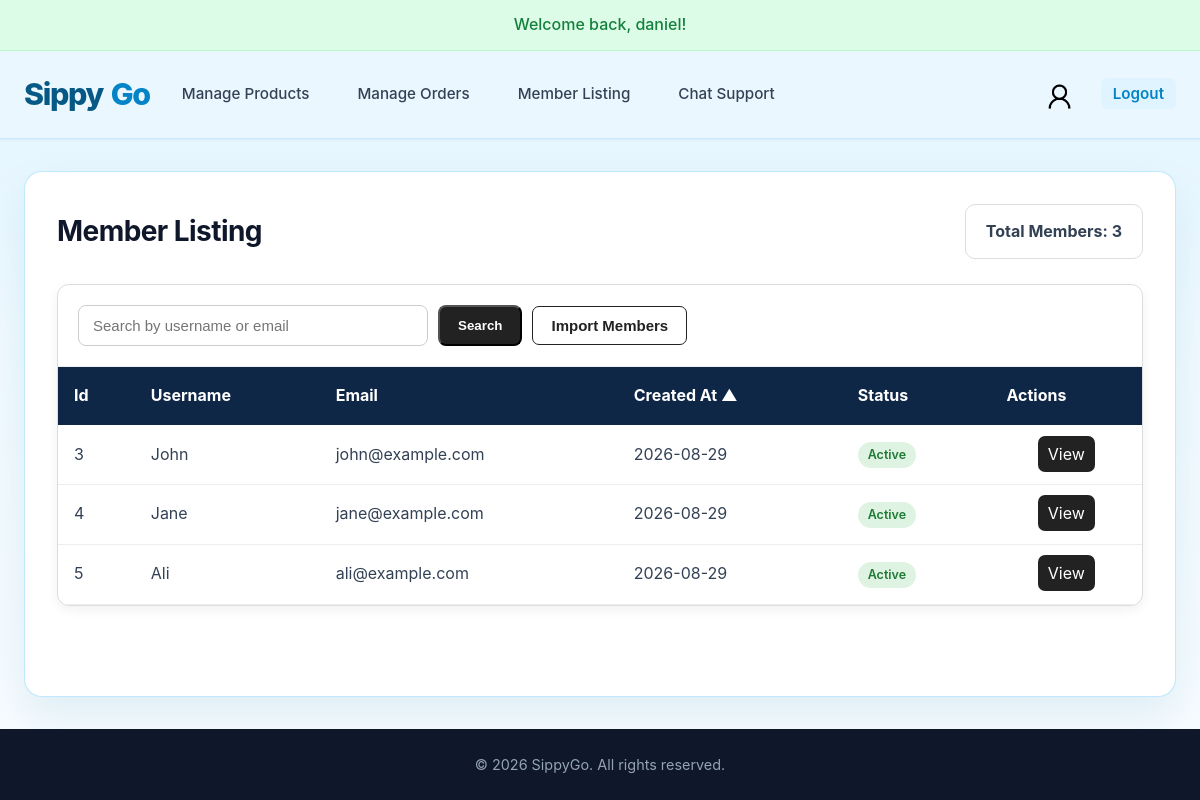
Page /pages/admin/member_listing.php (signed in) on the committed database.
### tables this page shows
CREATE TABLE `users` (
  `user_id` INT(11) NOT NULL AUTO_INCREMENT,
  `username` VARCHAR(50) NOT NULL UNIQUE,
  `email` VARCHAR(100) NOT NULL UNIQUE,
  `password` VARCHAR(255) NOT NULL,
  `role` VARCHAR(50) NOT NULL DEFAULT 'member',
  `profilepic` VARCHAR(255) DEFAULT NULL,
  `reward_points` INT UNSIGNED NOT NULL DEFAULT 0,
  `created_at` TIMESTAMP DEFAULT CURRENT_TIMESTAMP,
  `failed_attempts` INT NOT NULL DEFAULT 0,
  `locked_until` DATETIME DEFAULT NULL,
  PRIMARY KEY (`user_id`)
);

### _base.php (called while the page is built, shortened)
<?php
function req($key, $value = null) {
    $value = $_REQUEST[$key] ?? $value;
    return is_array($value) ? array_map('trim', $value) : trim($value);
}
function encode($value) {
    return htmlentities($value);
}

### pages/admin/member_listing.php (the view, shortened to what this page needs)
<?php
require_once '../../_base.php';
$_title = 'Member Listing';
include '../../_head.php';
$userFields = [
    'user_id'       => 'Id',
    'username'      => 'Username',
    'email'         => 'Email',
    'created_at'    => 'Created At',
    'failed_attempts' => 'Status',
];
$search = trim(req('search', ''));
$sort = req('sort', '');
key_exists($sort, $userFields) || $sort = 'created_at';
$dir = req('dir', '');
in_array($dir, ['asc', 'desc']) || $dir = 'asc';
$page = max(1, intval(req('page', 1)));
$pageSize = 10;
$pageOffset = ($page - 1) * $pageSize;
$selectSQL = "SELECT user_id, username, email, created_at, failed_attempts";
$countSQL = "SELECT COUNT(*) AS total_members";
$baseSQL = "
    FROM users
    WHERE 1=1
    AND role = 'member'
    AND (username LIKE '%{$search}%' OR email LIKE '%{$search}%')
";
$orderSQL = "ORDER BY {$sort} {$dir}";
$paginationSQL = "LIMIT {$pageSize} OFFSET {$pageOffset}";
$total_members = $_db->query("{$countSQL} {$baseSQL}")->fetchColumn();
$members = $_db->query("{$selectSQL} {$baseSQL} {$orderSQL} {$paginationSQL}")->fetchAll(PDO::FETCH_ASSOC);
?>
<link rel="stylesheet" href="../../css/admin.css">
<link rel="stylesheet" href="../../css/main.css">
<link rel="stylesheet" href="../../css/orders.css">
<div class="admin-orders-page">
    <div class="page-header" style="justify-content: space-between;">
        <h1><?= $_title ?></h1>
        <div class="order-count">
            Total Members: <?= $total_members ?>
        </div>
    </div>
    <div class="admin-order-card">
        <div class="table-tools" style="justify-content: normal;">
            <input
                id="searchInput"
                type="text"
                class="search-box"
                placeholder="Search by username or email"
                value="<?= encode($search) ?>"
            >
            <button id="searchBtn" class="add-button">
                Search
            </button>
            <form id="importForm" method="post" enctype="multipart/form-data">
                <button id="ImportBtn" type="button" class="receipt-button">
                    Import Members
                </button>
            </form>
        </div>
        <div>
            <table class="admin-order-table">
                <thead>
                    <tr>
                        <?php foreach ($userFields as $field => $label): ?>
                            <th data-field="<?= encode($field) ?>" style="cursor: pointer;">
                                <?= encode($label) ?>
                                <?php if ($sort == $field): ?>
                                    <?= $dir == 'asc' ? '▲' : '▼' ?>
                                <?php endif; ?>
                            </th>
                        <?php endforeach; ?>
                        <th>Actions</th>
                    </tr>
                </thead>
                <tbody>
                    <?php if ($total_members < 1): ?>
                        <tr>
                            <td colspan="<?= count($userFields) ?>" class="no-orders">
                                No members found.
                            </td>
                        </tr>
                    <?php else: ?>
                        <?php foreach ($members as $member): ?>
                            <tr>
                                <?php foreach ($userFields as $field => $label): ?>
                                    <td>
                                        <?php if ($field == 'created_at'): ?>
                                            <?= date('Y-m-d', strtotime($member[$field])) ?>
                                        <?php elseif ($field === 'failed_attempts'): ?>
                                            <?php if ((int)$member[$field] < 0): ?>
                                                <span class="badge badge-blocked">Blocked</span>
                                            <?php else: ?>
                                                <span class="badge badge-active">Active</span>
                                            <?php endif; ?>
                                        <?php else: ?>
                                            <?= encode($member[$field]) ?>
                                        <?php endif; ?>
                                    </td>
                                <?php endforeach; ?>
                                <td class="action-buttons">
                                    <a href="./member_details.php?from=<?= urlencode($_SERVER['REQUEST_URI']) ?>&id=<?= $member['user_id'] ?>"
                                    class="btn-view" style="text-align: center; font-size: medium;">
                                        View
                                    </a>
                                </td>
                            </tr>
                        <?php endforeach; ?>
                    <?php endif; ?>
                </tbody>
            </table>
        </div>
    </div>
</div>
<?php include '../../_foot.php'; ?>

### css/main.css (style rules this page uses)
:root { --primary: #0284c7; --primary-hover: #0369a1; --primary-light: #dff4ff; --dark: #0f172a; --text-main: #334155; --text-muted: #64748b; --bg-main: #eff9ff; --card-bg: #ffffff; --border-color: #e2e8f0; --shadow-sm: 0 1px 3px rgba(0,0,0,0.05); --shadow-md: 0 4px 12px rgba(0,0,0,0.08); --shadow-lg: 0 10px 25px rgba(0,0,0,0.12); --radius: 10px; --transition: all 0.2s cubic-bezier(0.4, 0, 0.2, 1); }
* { box-sizing: border-box; }
html, body { min-height: 100%; }
body { margin: 0; min-height: 100vh; display: flex; flex-direction: column; font-family: -apple-system, BlinkMacSystemFont, "Segoe UI", Roboto, "Helvetica Neue", Arial, sans-serif; line-height: 1.6; color: var(--text-main); background: linear-gradient(180deg, #dff4ff 0, var(--bg-main) 320px, #f8fcff 100%); }

### css/admin.css (style rules this page uses)
.page-header { display: flex; justify-content: space-between; align-items: center; gap: 20px; margin-bottom: 25px; }
.table-tools { display: flex; justify-content: space-between; align-items: center; gap: 15px; padding: 20px; border-bottom: 1px solid #e5e5e5; flex-wrap: wrap; }
.search-box { width: 300px; padding: 11px 14px; border: 1px solid #cccccc; border-radius: 8px; font-size: 15px; }
.add-button { display: inline-block; padding: 11px 18px; background: #222; color: white; text-decoration: none; border-radius: 8px; font-weight: bold; transition: .2s; }
.action-buttons { text-align: center;vertical-align: middle;padding: 12px; }
.btn-view,.btn-edit,.btn-delete { padding: 8px 10px;border-radius: 7px;text-decoration: none;color: white; font-size: 12px;text-align: center;transition: .2s; }
.btn-view { background: #222; }
.badge { display: inline-block; padding: 3px 10px; border-radius: 999px; font-size: 0.78rem; font-weight: 600; }
.badge-active { background: #dff3e3; color: #1e7a34; }

### css/orders.css (style rules this page uses)
.receipt-button { padding: 10px 18px; border: 1px solid #222222; border-radius: 7px; background: #ffffff; color: #222222; font-size: 15px; font-weight: bold; cursor: pointer; }
.admin-orders-page { width: 100%; }
.page-header { display: flex; justify-content: space-between; align-items: center; margin-bottom: 25px; }
.page-header h1 { margin: 0; color: #0f172a; font-size: 1.75rem; letter-spacing: -0.02em; }
.order-count { padding: 14px 20px; background-color: #ffffff; border: 1px solid #dddddd; border-radius: 10px; font-weight: bold; }
.admin-order-card { overflow: hidden; background-color: #ffffff; border: 1px solid #dddddd; border-radius: 12px; box-shadow: 0 4px 12px rgba(0, 0, 0, 0.06); }
.table-tools { padding: 20px; border-bottom: 1px solid #eeeeee; display: flex; align-items: center; gap: 10px; }
.search-box { width: 100%; max-width: 350px; padding: 11px 14px; border: 1px solid #cccccc; border-radius: 8px; font-size: 15px; }
.admin-order-table { width: 100%; min-width: 850px; border-collapse: collapse; }
.admin-order-table th { padding: 16px; background-color: #0f2747; color: #ffffff; text-align: left; }
.admin-order-table td { padding: 16px; border-bottom: 1px solid #eeeeee; }

### rows in the picture
users: user_id "3", username "John", email "john@example.com", created_at "2026-08-29", failed_attempts "Active"
users: user_id "4", username "Jane", email "jane@example.com", created_at "2026-08-29", failed_attempts "Active"
users: user_id "5", username "Ali", email "ali@example.com", created_at "2026-08-29", failed_attempts "Active"

### other values in the picture
$error_message ?: temp('info') "Welcome back, daniel!"
$_title "Member Listing"
$total_members "3"
encode($label) "Id"
encode($label) "Username"
encode($label) "Email"
encode($label) "Created At"
encode($label) "Status"
